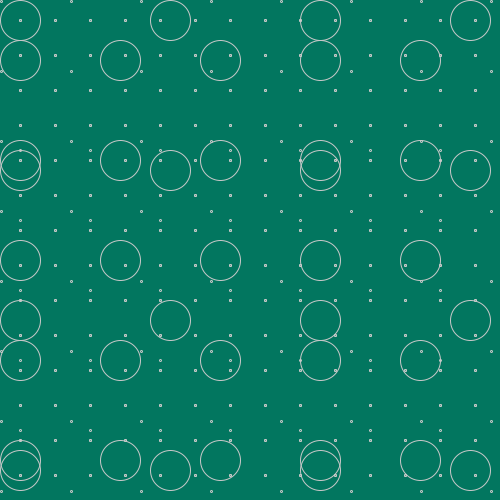
Frame 1 (no input)
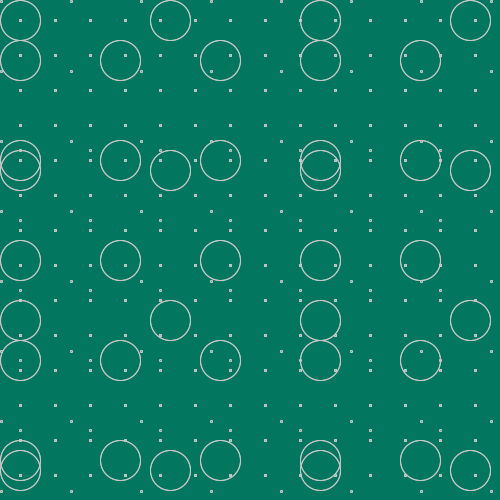
Frame 2 (the mouse pressed at the canvas centre, redrawn once)

The Processing sketch that drew these frames (run headless with seeded random() and noise(); the mouse was pressed at the canvas centre and the sketch redrawn once):

// Processing sketch: processing_85225
// ── processing_85225.pde

void setup()
{
  size(500, 500);
  stroke(200);
  background(#02765f);
  strokeWeight(1);
  smooth();


}



void draw()
{
  noFill();

  for (int posX = 20; posX < width; posX = posX + 150)
  {
   
  for (int posY = 20; posY < height; posY = posY + 150)
  {
    ellipse(posX, posY, 40, 40);
  }}

for (int posX = 20; posX < width; posX = posX + 35)
  {
   
  for (int posY = 20; posY < height; posY = posY + 35)
  {
    ellipse(posX, posY, 2, 2);
  }}

for (int posX = 20; posX < width; posX = posX + 100)
  {
   
  for (int posY = 60; posY < height; posY = posY + 100)
  {
    ellipse(posX, posY, 40, 40);
    
  }}
 
 for (int posX = 20; posX < width; posX = posX + 35)
  {
   
  for (int posY = 20; posY < height; posY = posY + 35)
  {
    ellipse(posX, posY, 2, 2);
    
  }}
 
 for (int posX = 20; posX < width; posX = posX + 70)
  {
   
  for (int posY = 150; posY < height; posY = posY + 70)
  {
    ellipse(posX, posY, 2, 2);
  }}
  for (int posX = 1; posX < width; posX = posX + 70)
  {
   
  for (int posY = 1; posY < height; posY = posY + 70)
  {
    ellipse(posX, posY, 2, 2);
  }}
 noLoop();
}
